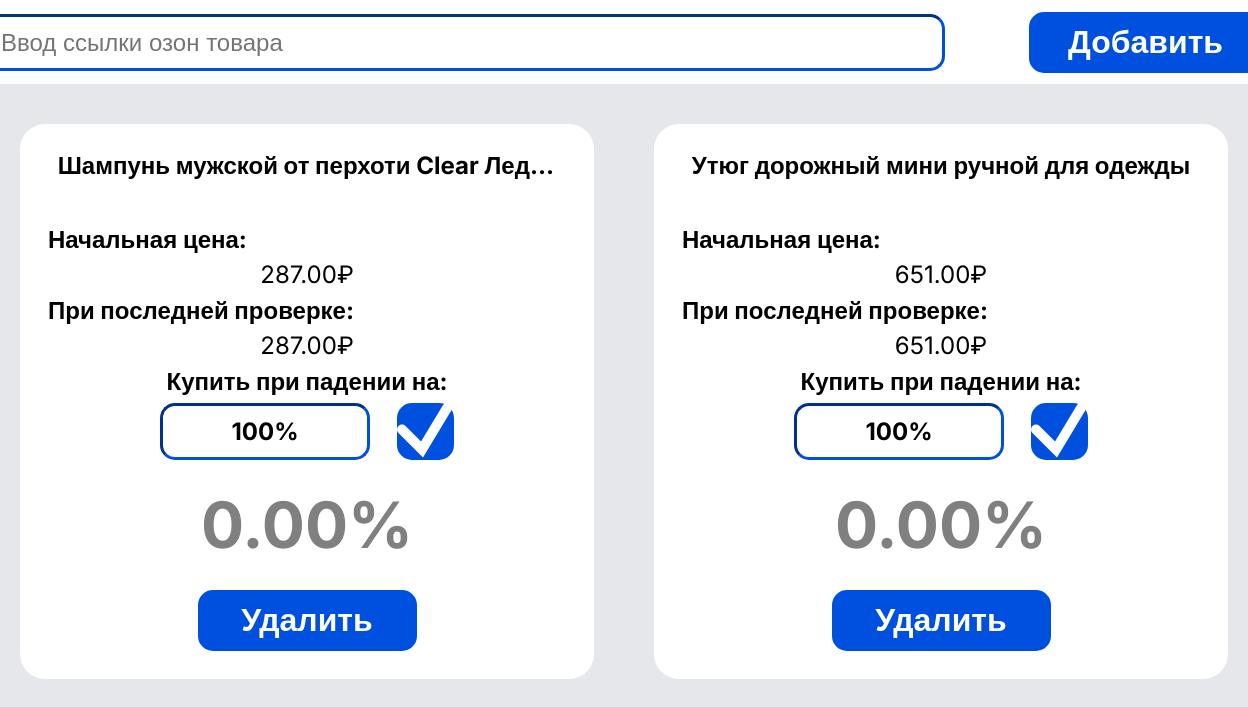
Screenshot of /products/ with the database file from the repository.
### products/models.py (models this page shows, shortened)
class Product(models.Model):
    url = models.URLField(unique=True, primary_key=True)
    name = models.CharField(max_length=255)
    price = models.DecimalField(max_digits=10, decimal_places=2, default=0.00) # DecimalField
    start_price = models.DecimalField(max_digits=10, decimal_places=2, default=0.00)  # DecimalField
    percent = models.IntegerField(default=100)
    cur_percent = models.DecimalField(max_digits=10, decimal_places=2, default=0.00)  # DecimalField
    created = models.DateTimeField(default=utils.timezone.now)

### products/views.py (the view, shortened to what this page needs)
# urls.py: path('', lambda x: redirect('products')),  # Перенаправление на '/add-product/', если корневая страница запрашивается
def products(request):
    all_products = db.get_all()
    return render(request, 'products.html', {'all_products': all_products})

### products/classes/db.py (called while the page is built)
    @staticmethod
    def get_all():
        return Product.objects.all()

### products/templates/products.html (shortened to what this page needs)
<!DOCTYPE html>
<html lang="en">
<head>
    {% load static %}
    <link rel="stylesheet" href="{% static 'css/normalize.css' %}">
    <link rel="stylesheet" href="{% static 'css/style.css' %}">
</head>
<body>
    <main>
        <header>
            <form id="add_product_form" method="POST">
                <label for="url">
                    <input id="add_input" type="text" name="ozon" id="ozon" placeholder="Ввод ссылки озон товара">
                </label>
                <button type="submit" id="submit">Добавить</button>
            </form>
        </header>
        <section class="products">
            {% for product in all_products %}
                <div class="product">
                    <strong class="product_name" title="{{ product.name }}"><a href="{{ product.url }}" target="_blank">{{ product.name }}</a></strong>
                    <br>
                    <strong class="align_start">Начальная цена:</strong>
                    <p>{{ product.start_price }}₽</p>
                    <strong class="align_start">При последней проверке:</strong>
                    <p>{{ product.price }}₽</p>
                    <strong>Купить при падении на:</strong>
                    <form id="add_procent_form" method="POST">
                        <label for="procent">
                            <input id="add_procent" type="text" name="procent" id="procent" placeholder="%" value="{{product.percent}}%">
                        </label>
                        <button type="submit" id="accept"><svg width="55" height="55" viewBox="0 0 55 55" fill="none" xmlns="http://www.w3.org/2000/svg"><path d="M5 26.5L25 46.5L50 5" stroke="white" stroke-width="10" stroke-linecap="round"/></svg></button>
                    </form>
                    <strong class="{% if product.cur_percent > 0 %} procent_plus {% endif %} {% if product.cur_percent < 0 %} procent_minus {% endif %} {% if product.cur_percent == 0 %} zero_procent {% endif %}">
                        {{product.cur_percent}}%
                    </strong>
                    <form id="del_product" method="POST">
                        <button type="submit" id="delete">Удалить</button>
                    </form>
                </div>
            {% empty %}
                <p>Пока нет добавленных товаров.</p>
            {% endfor %}
        </section>
    </main>
</body>
</html>

### products/static/css/style.css (style rules this page uses)
:root { --background-color: #001A34; --font-size-base: 62.5%; --primary-color: #0050E0; --background-twice: #FFFFFF; --red-procent: #E54528; --green-procent: #A9E58B; --gray-procent: gray; }
* { box-sizing: border-box; }
html { font-size: var(--font-size-base); }
p { margin: 0; }
body { font-family: "Inter", sans-serif; font-size: 2.4rem; background-color: rgba(0, 26, 52, 0.1); }
header { height: 84px; background-color: var(--background-twice); display: flex; justify-content: center; }
#submit { background-color: var(--primary-color); border-color: var(--primary-color); all: unset; cursor: pointer; background-color: var(--primary-color); color: var(--background-twice); height: 57px; width: 229px; border-radius: 15px; border-width: 3px; text-align: center; font-weight: bold; font-size: 3.2rem; border: 2px solid var(--primary-color); transition: all .2s ease 0s; }
#accept { background-color: var(--primary-color); border-color: var(--primary-color); all: unset; cursor: pointer; background-color: var(--primary-color); height: 57px; width: 57px; border-radius: 15px; border-width: 3px; }
#add_procent_form { display: flex; align-items: center; gap: 27px; }
#add_procent { outline: none; width: 210px; height: 57px; border-radius: 15px; border-width: 3px; border-color: var(--primary-color); font-weight: bold; font-size: 2.4rem; text-align: center; }
#add_product_form { display: flex; align-items: center; gap: 84px; }
#add_input { outline: none; width: 959px; height: 57px; border-radius: 15px; border-width: 3px; border-color: var(--primary-color); font-weight: 100; font-size: 2.4rem; padding: 12px; }
.products { display: grid; grid-template-columns: repeat(auto-fit, minmax(400px, 1fr)); column-gap: 60px; row-gap: 60px; margin-top: 30px; padding: 10px 20px; }
.product { display: flex; height: 555px; width: 100%; max-width: 100%; background-color: var(--background-twice); padding: 10px; border-radius: 25px; align-items: center; justify-content: center; flex-direction: column; gap: 8px; }
.align_start { align-self: self-start; margin-left: 18px; }
.product_name { display: inline-block; width: 90%; height: 30px; white-space: nowrap; overflow: hidden; text-overflow: ellipsis; text-align: center; }
.product_name a { text-decoration: none; color: inherit; cursor: pointer; }
.zero_procent { font-size: 6.4rem; margin: 20px 0; color: var(--gray-procent); }
#delete { background-color: var(--primary-color); border-color: var(--primary-color); all: unset; cursor: pointer; background-color: var(--primary-color); color: var(--background-twice); height: 57px; width: 215px; border-radius: 15px; border-width: 3px; text-align: center; font-weight: bold; font-size: 3.2rem; transition: all .2s ease 0s; border: 2px solid var(--primary-color); }

### rows the page displays
Product: name "Шампунь мужской от перхоти Clear Лед…", start_price "287.00", price "287.00", procent "100%", cur_percent "0.00"
Product: name "Утюг дорожный мини ручной для одежды", start_price "651.00", price "651.00", procent "100%", cur_percent "0.00"
